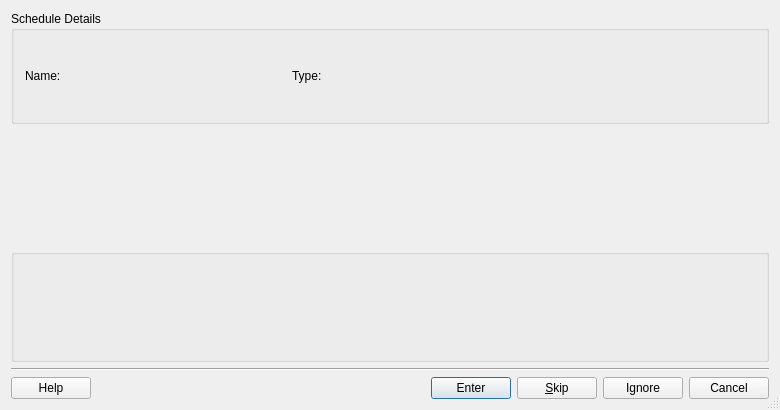
<?xml version="1.0" encoding="UTF-8"?>
<ui version="4.0">
 <class>KEnterScheduleDlg</class>
 <widget class="QDialog" name="KEnterScheduleDlg">
  <property name="geometry">
   <rect>
    <x>0</x>
    <y>0</y>
    <width>780</width>
    <height>410</height>
   </rect>
  </property>
  <property name="windowTitle">
   <string>Enter Schedule</string>
  </property>
  <property name="sizeGripEnabled">
   <bool>true</bool>
  </property>
  <layout class="QVBoxLayout">
   <item>
    <widget class="QGroupBox" name="groupBox1">
     <property name="title">
      <string>Schedule Details</string>
     </property>
     <layout class="QHBoxLayout">
      <item>
       <widget class="QLabel" name="textLabel5">
        <property name="sizePolicy">
         <sizepolicy hsizetype="Preferred" vsizetype="Preferred">
          <horstretch>1</horstretch>
          <verstretch>1</verstretch>
         </sizepolicy>
        </property>
        <property name="minimumSize">
         <size>
          <width>70</width>
          <height>0</height>
         </size>
        </property>
        <property name="font">
         <font/>
        </property>
        <property name="text">
         <string comment="@label schedule name">Name:</string>
        </property>
        <property name="wordWrap">
         <bool>false</bool>
        </property>
       </widget>
      </item>
      <item>
       <widget class="QLabel" name="m_scheduleName">
        <property name="text">
         <string/>
        </property>
        <property name="wordWrap">
         <bool>false</bool>
        </property>
       </widget>
      </item>
      <item>
       <spacer name="Horizontal Spacing3">
        <property name="orientation">
         <enum>Qt::Horizontal</enum>
        </property>
        <property name="sizeType">
         <enum>QSizePolicy::Expanding</enum>
        </property>
        <property name="sizeHint" stdset="0">
         <size>
          <width>20</width>
          <height>0</height>
         </size>
        </property>
       </spacer>
      </item>
      <item>
       <widget class="QLabel" name="textLabel1_2">
        <property name="sizePolicy">
         <sizepolicy hsizetype="Preferred" vsizetype="Preferred">
          <horstretch>1</horstretch>
          <verstretch>1</verstretch>
         </sizepolicy>
        </property>
        <property name="minimumSize">
         <size>
          <width>70</width>
          <height>0</height>
         </size>
        </property>
        <property name="font">
         <font/>
        </property>
        <property name="text">
         <string>Type:</string>
        </property>
        <property name="wordWrap">
         <bool>false</bool>
        </property>
       </widget>
      </item>
      <item>
       <widget class="QLabel" name="m_type">
        <property name="sizePolicy">
         <sizepolicy hsizetype="Preferred" vsizetype="Preferred">
          <horstretch>1</horstretch>
          <verstretch>1</verstretch>
         </sizepolicy>
        </property>
        <property name="text">
         <string/>
        </property>
        <property name="wordWrap">
         <bool>false</bool>
        </property>
       </widget>
      </item>
     </layout>
    </widget>
   </item>
   <item>
    <widget class="KMyMoneyRegister::Register" name="m_register" native="true">
     <property name="rowCount" stdset="0">
      <number>0</number>
     </property>
     <property name="columnCount" stdset="0">
      <number>12</number>
     </property>
    </widget>
   </item>
   <item>
    <widget class="QGroupBox" name="frame4">
     <layout class="QVBoxLayout">
      <property name="leftMargin">
       <number>1</number>
      </property>
      <property name="topMargin">
       <number>1</number>
      </property>
      <property name="rightMargin">
       <number>1</number>
      </property>
      <property name="bottomMargin">
       <number>1</number>
      </property>
      <item>
       <widget class="KMyMoneyTransactionForm::TransactionForm" name="m_form" native="true">
        <property name="sizePolicy">
         <sizepolicy hsizetype="Preferred" vsizetype="Preferred">
          <horstretch>1</horstretch>
          <verstretch>5</verstretch>
         </sizepolicy>
        </property>
        <property name="rowCount" stdset="0">
         <number>5</number>
        </property>
        <property name="columnCount" stdset="0">
         <number>1</number>
        </property>
       </widget>
      </item>
     </layout>
    </widget>
   </item>
   <item>
    <widget class="Line" name="line2">
     <property name="frameShape">
      <enum>QFrame::HLine</enum>
     </property>
     <property name="frameShadow">
      <enum>QFrame::Sunken</enum>
     </property>
    </widget>
   </item>
   <item>
    <layout class="QHBoxLayout">
     <item>
      <widget class="QPushButton" name="buttonHelp">
       <property name="text">
        <string>Help</string>
       </property>
      </widget>
     </item>
     <item>
      <spacer name="Horizontal Spacing2">
       <property name="orientation">
        <enum>Qt::Horizontal</enum>
       </property>
       <property name="sizeType">
        <enum>QSizePolicy::Expanding</enum>
       </property>
       <property name="sizeHint" stdset="0">
        <size>
         <width>190</width>
         <height>20</height>
        </size>
       </property>
      </spacer>
     </item>
     <item>
      <widget class="QPushButton" name="buttonOk">
       <property name="toolTip">
        <string>Enter the transaction and advance the next due date of this schedule to the next payment date.</string>
       </property>
       <property name="text">
        <string>Enter</string>
       </property>
       <property name="shortcut">
        <string/>
       </property>
       <property name="autoDefault">
        <bool>true</bool>
       </property>
       <property name="default">
        <bool>true</bool>
       </property>
      </widget>
     </item>
     <item>
      <widget class="QPushButton" name="buttonSkip">
       <property name="toolTip">
        <string>Do not enter the transaction but advance the next due date of this schedule to the next payment date.</string>
       </property>
       <property name="text">
        <string>&amp;Skip</string>
       </property>
       <property name="isDragEnabled" stdset="0">
        <bool>true</bool>
       </property>
      </widget>
     </item>
     <item>
      <widget class="QPushButton" name="buttonIgnore">
       <property name="toolTip">
        <string>Do not enter or skip payments for this schedule but continue with the next schedule.</string>
       </property>
       <property name="text">
        <string>Ignore</string>
       </property>
      </widget>
     </item>
     <item>
      <widget class="QPushButton" name="buttonCancel">
       <property name="toolTip">
        <string>Cancel processing of schedule entry.</string>
       </property>
       <property name="text">
        <string>Cancel</string>
       </property>
      </widget>
     </item>
    </layout>
   </item>
  </layout>
 </widget>
 <layoutdefault spacing="6" margin="11"/>
 <customwidgets>
  <customwidget>
   <class>KMyMoneyRegister::Register</class>
   <extends>QWidget</extends>
   <header>register.h</header>
  </customwidget>
  <customwidget>
   <class>KMyMoneyTransactionForm::TransactionForm</class>
   <extends>QWidget</extends>
   <header>transactionform.h</header>
  </customwidget>
 </customwidgets>
 <resources/>
 <connections>
  <connection>
   <sender>buttonOk</sender>
   <signal>clicked()</signal>
   <receiver>KEnterScheduleDlg</receiver>
   <slot>accept()</slot>
   <hints>
    <hint type="sourcelabel">
     <x>20</x>
     <y>20</y>
    </hint>
    <hint type="destinationlabel">
     <x>20</x>
     <y>20</y>
    </hint>
   </hints>
  </connection>
  <connection>
   <sender>buttonCancel</sender>
   <signal>clicked()</signal>
   <receiver>KEnterScheduleDlg</receiver>
   <slot>reject()</slot>
   <hints>
    <hint type="sourcelabel">
     <x>20</x>
     <y>20</y>
    </hint>
    <hint type="destinationlabel">
     <x>20</x>
     <y>20</y>
    </hint>
   </hints>
  </connection>
 </connections>
</ui>
